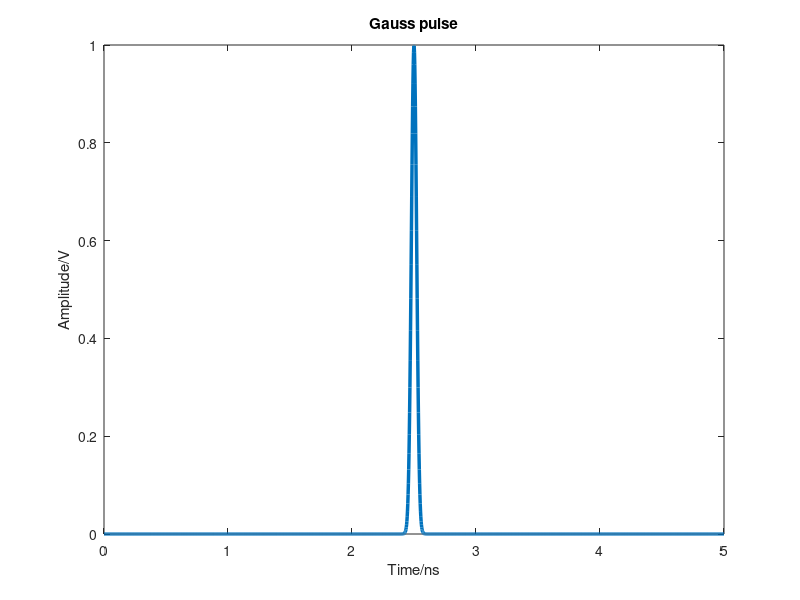
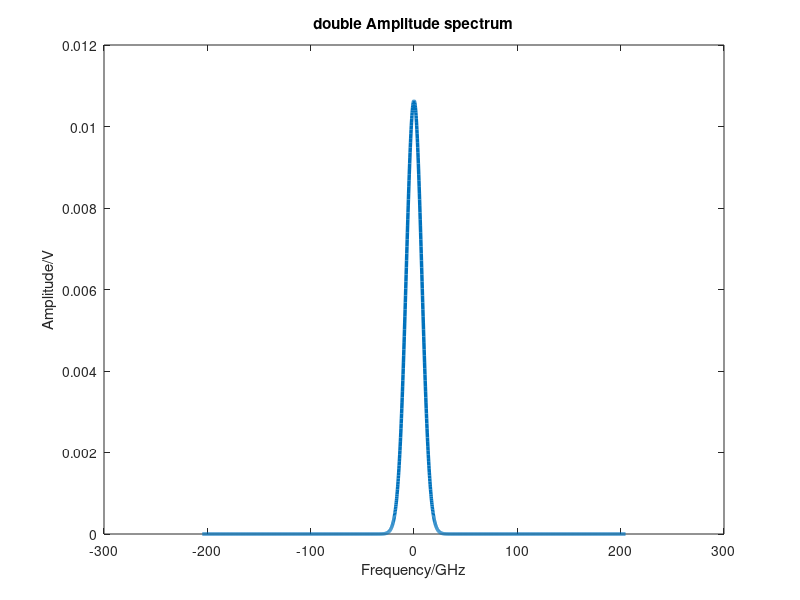
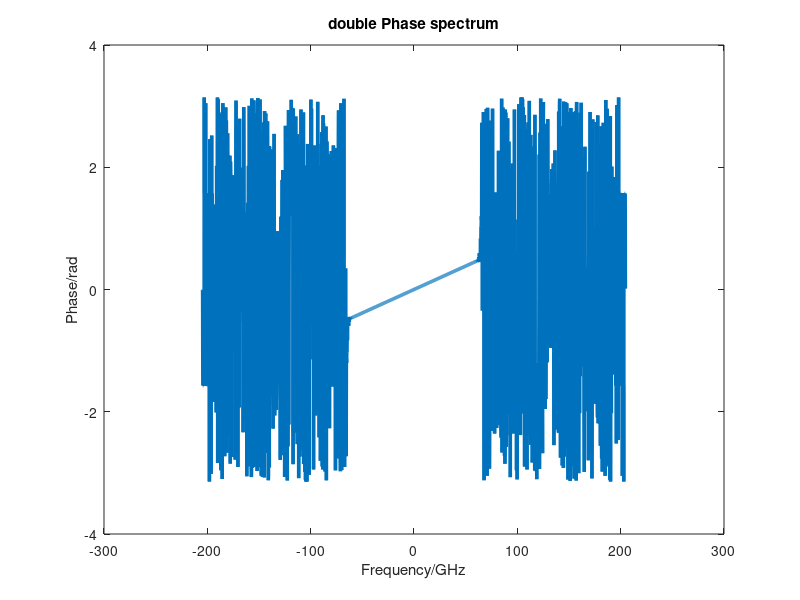
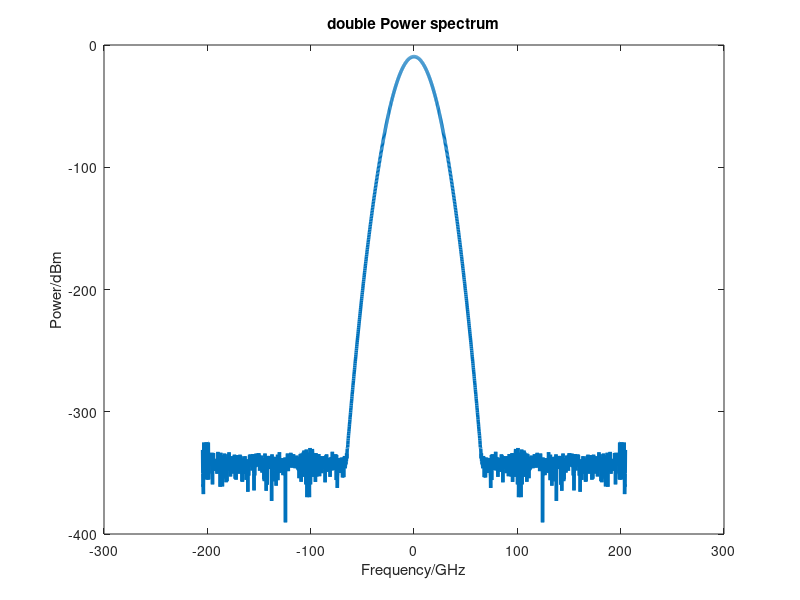

The MATLAB script that drew these images, in order:
%==========================================================================
%Name:      spectrum_analysis.m
%Desc:      以高斯信号为例，求解其频谱、双边功率谱、单边功率谱、双边功率谱密度、
%           单边功率谱密度，这里高斯信号的半波全宽FWHM=50ps，中心点位于2.5ns处。
%Parameter: 
%Return:    
%Author:    yoyoba(stuyou@126.com)
%Date:      2015-4-28
%Modify:    2015-4-29
%=========================================================================
clc;
clear;
FWHM=50e-12;            %高斯信号FWHM宽度，为50ps
time_window=100*FWHM;   %高斯信号的采样窗口宽度，该值决定了傅里叶变换后的频率分辨率
Ns=2048;                %采样点
dt=time_window/(Ns-1);  %采样时间间隔
t=0:dt:time_window;     %采样时间
gauss_time=exp(-0.5*(2*sqrt(2*log(2))*(t-2.5e-9)/FWHM).^2); %高斯脉冲，中心位于2.5ns处。
plot(t*1e+9,gauss_time,'linewidth',2.5);
xlabel('Time/ns');
ylabel('Amplitude/V');
title('Gauss pulse');
%===========以下计算双边谱、双边功率谱、双边功率谱密度=================
gauss_spec=fftshift(fft(ifftshift(gauss_time)));    %傅里叶变换，并且进行fftshift移位操作。
gauss_spec=gauss_spec/Ns;   %求实际的幅度值；
df=1/time_window;               %频率分辨率
k=floor(-(Ns-1)/2:(Ns-1)/2);    
% k=0:Ns-1;
double_f=k*df;   %双边频谱对应的频点


figure; %幅度谱
plot(double_f*1e-9,abs(gauss_spec),'linewidth',2.5);
xlabel('Frequency/GHz');
ylabel('Amplitude/V');
title('double Amplitude spectrum');


figure; %相位谱
plot(double_f*1e-9,angle(gauss_spec),'linewidth',2.5);
xlabel('Frequency/GHz');
ylabel('Phase/rad');
title('double Phase spectrum');


figure; %功率谱
double_power_spec_W=abs(gauss_spec).^2;                 %双边功率谱，单位W；
double_power_spec_mW=double_power_spec_W*1e+3;          %双边功率谱，单位mW；
double_power_spec_dBm=10*log10(double_power_spec_mW);   %双边功率谱，单位dBm；
plot(double_f*1e-9,double_power_spec_dBm,'linewidth',2.5);
xlabel('Frequency/GHz');
ylabel('Power/dBm');
title('double Power spectrum');


figure; %功率谱密度
double_power_specD_W=abs(gauss_spec).^2/(df);       %双边功率谱密度,单位W/Hz
double_power_specD_mW=double_power_specD_W*1e+3;    %双边功率谱密度,单位mW/Hz
double_power_specD_dBm=10*log10(double_power_specD_mW);%双边功率谱密度,单位dBm/Hz
plot(double_f*1e-9,double_power_specD_dBm,'linewidth',2.5);
xlabel('Frequency/GHz');
ylabel('Power/(dBm/Hz)');
title('double power spectrum Density');


%==========以下计算单边谱、单边功率谱及单边功率谱密度=========
gauss_spec=fft(ifftshift(gauss_time));  %计算单边谱无需fftshift
gauss_spec=gauss_spec/Ns;       %计算真实的幅度值
single_gauss_spec=gauss_spec(1:floor(Ns/2));
single_f=(0:floor(Ns/2)-1)*df;


figure; %幅度谱
plot(single_f*1e-9,abs(single_gauss_spec),'linewidth',2.5);
xlabel('Frequency/GHz');
ylabel('Amplitude/V');
title('single Amplitude spectrum');


figure; %相位谱
plot(single_f*1e-9,angle(single_gauss_spec),'linewidth',2.5);
xlabel('Frequency/GHz');
ylabel('Phase/rad');
title('single Phase spectrum');


figure;%功率谱
double_power_spec_W=abs(gauss_spec).^2;  
single_power_spec_W=2*double_power_spec_W(1:floor(Ns/2));   %单边功率谱，单位W
single_power_spec_mW=single_power_spec_W*1e+3;              %单边功率谱，单位mW；
single_power_spec_dBm=10*log10(single_power_spec_mW);       %双边功率谱，单位dBm；
plot(single_f*1e-9,single_power_spec_dBm,'linewidth',2.5);  
xlabel('Frequency/GHz');
ylabel('Power/dBm');
title('single Power spectrum');


figure;%功率谱密度
double_power_specD_W=abs(gauss_spec).^2/(df);
single_power_specD_W=2*double_power_specD_W(1:floor(Ns/2));         %单边功率谱密度，单位W/Hz
single_power_specD_mW=single_power_specD_W*1e+3;                    %单边功率谱密度，单位mW/Hz
single_power_specD_dBm=10*log10(single_power_specD_mW);             %单边功率谱密度，单位dBm/Hz
plot(single_f*1e-9,single_power_specD_mW,'linewidth',2.5);
xlabel('Frequency/GHz');
ylabel('Power/(dBm/Hz)');
title('single power spectrum density');